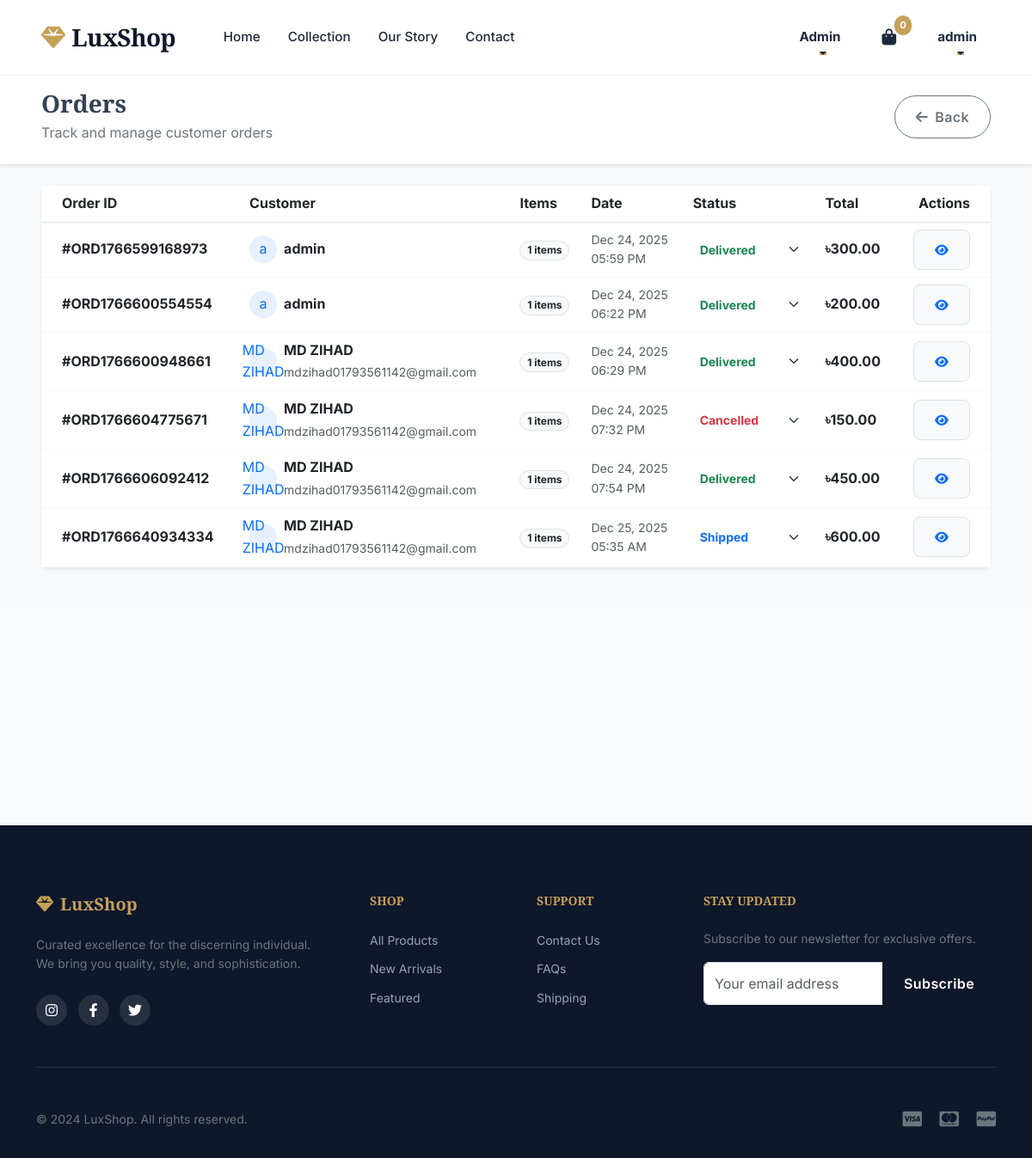
/admin-panel/orders/ (signed in), run on the app's committed database.
### myapp/models.py (models this page shows, shortened)
class Cart(models.Model):
    user = models.OneToOneField(User, on_delete=models.CASCADE)
    created_at = models.DateTimeField(auto_now_add=True)

class Order(models.Model):
    STATUS_CHOICES = [
        ('pending', 'Pending'),
        ('processing', 'Processing'),
        ('shipped', 'Shipped'),
        ('delivered', 'Delivered'),
        ('cancelled', 'Cancelled'),
    ]
    user = models.ForeignKey(User, on_delete=models.CASCADE)
    order_number = models.CharField(max_length=20, unique=True, blank=True)
    total_amount = models.DecimalField(max_digits=10, decimal_places=2)
    status = models.CharField(max_length=10, choices=STATUS_CHOICES, default='pending')
    payment_method = models.CharField(max_length=20, choices=[('cod', 'Cash on Delivery')])
    payment_status = models.CharField(max_length=20, choices=[('pending', 'Pending'), ('completed', 'Completed'), ('failed', 'Failed')], default='pending')
    shipping_address = models.TextField()
    phone = models.CharField(max_length=15)
    created_at = models.DateTimeField(auto_now_add=True)
    updated_at = models.DateTimeField(auto_now=True)

### myapp/views.py (the view)
# urls.py: path('admin-panel/orders/', views.admin_orders, name='admin_orders'),
@admin_required
def admin_orders(request):
    orders = Order.objects.select_related('user').all()
    paginator = Paginator(orders, 20)
    page_number = request.GET.get('page')
    page_obj = paginator.get_page(page_number)
    return render(request, 'admin/orders.html', {'page_obj': page_obj})

### myapp/templates/admin/orders.html (shortened to what this page needs)
{% extends 'base.html' %}
{% load static %}
{% block content %}
<div class="bg-light pb-5">
    <div class="bg-white border-bottom py-4 mb-4 shadow-sm">
        <div class="container-fluid px-lg-5">
            <div class="d-flex justify-content-between align-items-center">
                <div>
                    <h1 class="h3 fw-bold mb-1">Orders</h1>
                    <p class="text-secondary mb-0">Track and manage customer orders</p>
                </div>
                <a href="{% url 'admin_dashboard' %}" class="btn btn-outline-secondary rounded-pill px-4">
                    <i class="fas fa-arrow-left me-2"></i>Back
                </a>
            </div>
        </div>
    </div>
    <div class="container-fluid px-lg-5">
        <div class="card border-0 shadow-sm rounded-3">
            <div class="card-body p-0">
                <div class="table-responsive">
                    <table class="table align-middle mb-0">
                        <thead class="bg-light">
                            <tr>
                                <th class="ps-4">Order ID</th>
                                <th>Customer</th>
                                <th>Items</th>
                                <th>Date</th>
                                <th>Status</th>
                                <th>Total</th>
                                <th class="text-end pe-4">Actions</th>
                            </tr>
                        </thead>
                        <tbody>
                        {% for order in page_obj %}
                            <tr class="hover-bg-light border-bottom border-light">
                                <td class="ps-4 fw-bold">
                                    #{{ order.order_number|default:order.id }}
                                </td>
                                <td>
                                    <div class="d-flex align-items-center">
                                        <div class="avatar-sm bg-primary bg-opacity-10 text-primary rounded-circle
                                            d-flex align-items-center justify-content-center me-2"
                                            style="width:32px;height:32px;">
                                            {% if order.user %}
                                                {% firstof order.user.first_name order.user.username|first %}
                                            {% else %}
                                                G
                                            {% endif %}
                                        </div>
                                        <div>
                                            <div class="fw-bold text-dark">
                                                {% if order.user %}
                                                    {% firstof order.user.first_name order.user.username %}
                                                {% else %}
                                                    Guest
                                                {% endif %}
                                            </div>
                                            <small class="text-muted">
                                                {% if order.user %}
                                                    {{ order.user.email }}
                                                {% else %}
                                                    Guest Checkout
                                                {% endif %}
                                            </small>
                                        </div>
                                    </div>
                                </td>
                                <td>
                                    <span class="badge bg-light text-dark border rounded-pill">
                                        {{ order.orderitem_set.count }} items
                                    </span>
                                </td>
                                <td class="text-muted small">
                                    {{ order.created_at|date:"M d, Y" }}<br>
                                    {{ order.created_at|date:"h:i A" }}
                                </td>
                                <td>
                                    <form action="{% url 'update_order_status' order.id %}" method="POST">
                                        <select name="status"
                                            class="form-select form-select-sm border-0 bg-transparent fw-bold
                                            {% if order.status == 'delivered' %}text-success
                                            {% elif order.status == 'pending' %}text-warning
                                            {% elif order.status == 'cancelled' %}text-danger
                                            {% else %}text-primary{% endif %}"
                                            onchange="this.form.submit()">
                                            <option value="shipped" {% if order.status == 'shipped' %}selected{% endif %}>Shipped</option>
                                            <option value="delivered" {% if order.status == 'delivered' %}selected{% endif %}>Delivered</option>
                                            <option value="cancelled" {% if order.status == 'cancelled' %}selected{% endif %}>Cancelled</option>
                                        </select>
                                    </form>
                                </td>
                                <td class="fw-bold">
                                    ৳{{ order.total_amount|default:0 }}
                                </td>
                                <td class="text-end pe-4">
                                    <a href="{% url 'order_detail' order.id %}"
                                       class="btn btn-sm btn-light border text-primary">
                                        <i class="fas fa-eye"></i>
                                    </a>
                                </td>
                            </tr>
                        {% endfor %}
                        </tbody>
                    </table>
                </div>
            </div>
        </div>
    </div>
</div>
{% endblock %}

### myapp/templates/base.html (shortened to what this page needs)
<!DOCTYPE html>
<html lang="en">
<head>
    {% load static %}
    <link href="https://cdn.jsdelivr.net/npm/bootstrap@5.3.0/dist/css/bootstrap.min.css" rel="stylesheet">
    <link rel="stylesheet" href="https://cdnjs.cloudflare.com/ajax/libs/font-awesome/6.4.0/css/all.min.css">
    <link rel="stylesheet" href="{% static 'css/style.css' %}?v=2">
</head>
<body>
    <nav class="navbar navbar-expand-lg fixed-top">
        <div class="container-fluid px-4 px-lg-5">
            <a class="navbar-brand" href="{% url 'home' %}">
                <i class="fas fa-gem me-2"></i>LuxShop
            </a>
            <div class="collapse navbar-collapse" id="navbarContent">
                <ul class="navbar-nav me-auto ms-lg-4 mb-2 mb-lg-0">
                    <li class="nav-item">
                        <a class="nav-link" href="{% url 'home' %}">Home</a>
                    </li>
                    <li class="nav-item">
                        <a class="nav-link" href="{% url 'shop' %}">Collection</a>
                    </li>
                    <li class="nav-item">
                        <a class="nav-link" href="{% url 'about' %}">Our Story</a>
                    </li>
                    <li class="nav-item">
                        <a class="nav-link" href="{% url 'contact' %}">Contact</a>
                    </li>
                </ul>
                <ul class="navbar-nav align-items-center gap-3">
                    {% if user.is_authenticated %}
                    {% if user.userprofile.role == 'admin' %}
                    <li class="nav-item dropdown">
                        <a class="nav-link dropdown-toggle text-primary fw-bold" href="#" role="button"
                            data-bs-toggle="dropdown">
                            Admin
                        </a>
                    </li>
                    {% endif %}
                    <li class="nav-item">
                        <a class="nav-link btn-cart text-dark" href="{% url 'view_cart' %}">
                            <span class="cart-count">
                                {{ user.cart.cartitem_set.count|default:0 }}
                            </span>
                        </a>
                    </li>
                    <li class="nav-item dropdown">
                        <a class="nav-link dropdown-toggle fw-bold text-dark" href="#" role="button"
                            data-bs-toggle="dropdown">
                            {{ user.first_name|default:user.username }}
                        </a>
                    </li>
                    {% endif %}
                </ul>
            </div>
        </div>
    </nav>
    <div class="navbar-spacer"></div>
    <main class="min-vh-100">
        {% block content %}{% endblock %}
    </main>
    <footer>
        <div class="container">
            <div class="row g-5">
                <div class="col-lg-4 col-md-6">
                    <h5 class="fw-bold"><i class="fas fa-gem me-2"></i>LuxShop</h5>
                    <p class="text-secondary small">Curated excellence for the discerning individual. We bring you
                        quality, style, and sophistication.</p>
                    <div class="social-links mt-4">
                        <a href="#"><i class="fab fa-instagram"></i></a>
                        <a href="#"><i class="fab fa-facebook-f"></i></a>
                        <a href="#"><i class="fab fa-twitter"></i></a>
                    </div>
                </div>
                <div class="col-lg-2 col-md-3 col-6">
                    <h5 class="small text-uppercase tracking-wider">Shop</h5>
                    <ul class="list-unstyled">
                        <li class="mb-2"><a href="{% url 'shop' %}" class="small">All Products</a></li>
                        <li class="mb-2"><a href="#" class="small">New Arrivals</a></li>
                        <li class="mb-2"><a href="#" class="small">Featured</a></li>
                    </ul>
                </div>
                <div class="col-lg-2 col-md-3 col-6">
                    <h5 class="small text-uppercase tracking-wider">Support</h5>
                    <ul class="list-unstyled">
                        <li class="mb-2"><a href="{% url 'contact' %}" class="small">Contact Us</a></li>
                        <li class="mb-2"><a href="#" class="small">FAQs</a></li>
                        <li class="mb-2"><a href="#" class="small">Shipping</a></li>
                    </ul>
                </div>
                <div class="col-lg-4 col-md-12">
                    <h5 class="small text-uppercase tracking-wider">Stay Updated</h5>
                    <p class="small text-secondary">Subscribe to our newsletter for exclusive offers.</p>
                    <div class="input-group mb-3">
                        <input type="text" class="form-control" placeholder="Your email address">
                        <button class="btn btn-primary" type="button">Subscribe</button>
                    </div>
                </div>
            </div>
            <hr class="border-secondary opacity-10 my-5">
            <div class="row align-items-center">
                <div class="col-md-6 text-center text-md-start">
                    <p class="mb-0 small text-secondary">&copy; 2024 LuxShop. All rights reserved.</p>
                </div>
                <div class="col-md-6 text-center text-md-end mt-3 mt-md-0">
                    <i class="fab fa-cc-visa fa-lg text-secondary me-3"></i>
                    <i class="fab fa-cc-mastercard fa-lg text-secondary me-3"></i>
                    <i class="fab fa-cc-paypal fa-lg text-secondary"></i>
                </div>
            </div>
        </div>
    </footer>
</body>
</html>

### data on the page
Order: order_number "ORD1766599168973", user.username "a", user.username "admin", orderitem_set.count "1", created_at "Dec 24, 2025", created_at "05:59 PM", status "Delivered", total_amount "300.00"
Order: order_number "ORD1766600554554", user.username "a", user.username "admin", orderitem_set.count "1", created_at "Dec 24, 2025", created_at "06:22 PM", status "Delivered", total_amount "200.00"
Order: order_number "ORD1766600948661", user.first_name "MD ZIHAD", user.email "mdzihad01793561142@gmail.com", orderitem_set.count "1", created_at "Dec 24, 2025", created_at "06:29 PM", status "Delivered", total_amount "400.00"
Order: order_number "ORD1766604775671", user.first_name "MD ZIHAD", user.email "mdzihad01793561142@gmail.com", orderitem_set.count "1", created_at "Dec 24, 2025", created_at "07:32 PM", status "Cancelled", total_amount "150.00"
Order: order_number "ORD1766606092412", user.first_name "MD ZIHAD", user.email "mdzihad01793561142@gmail.com", orderitem_set.count "1", created_at "Dec 24, 2025", created_at "07:54 PM", status "Delivered", total_amount "450.00"
Order: order_number "ORD1766640934334", user.first_name "MD ZIHAD", user.email "mdzihad01793561142@gmail.com", orderitem_set.count "1", created_at "Dec 25, 2025", created_at "05:35 AM", status "Shipped", total_amount "600.00"

### other printed values
{{ user.cart.cartitem_set.count|default:0 }} "0"
{{ user.first_name|default:user.username }} "admin"
